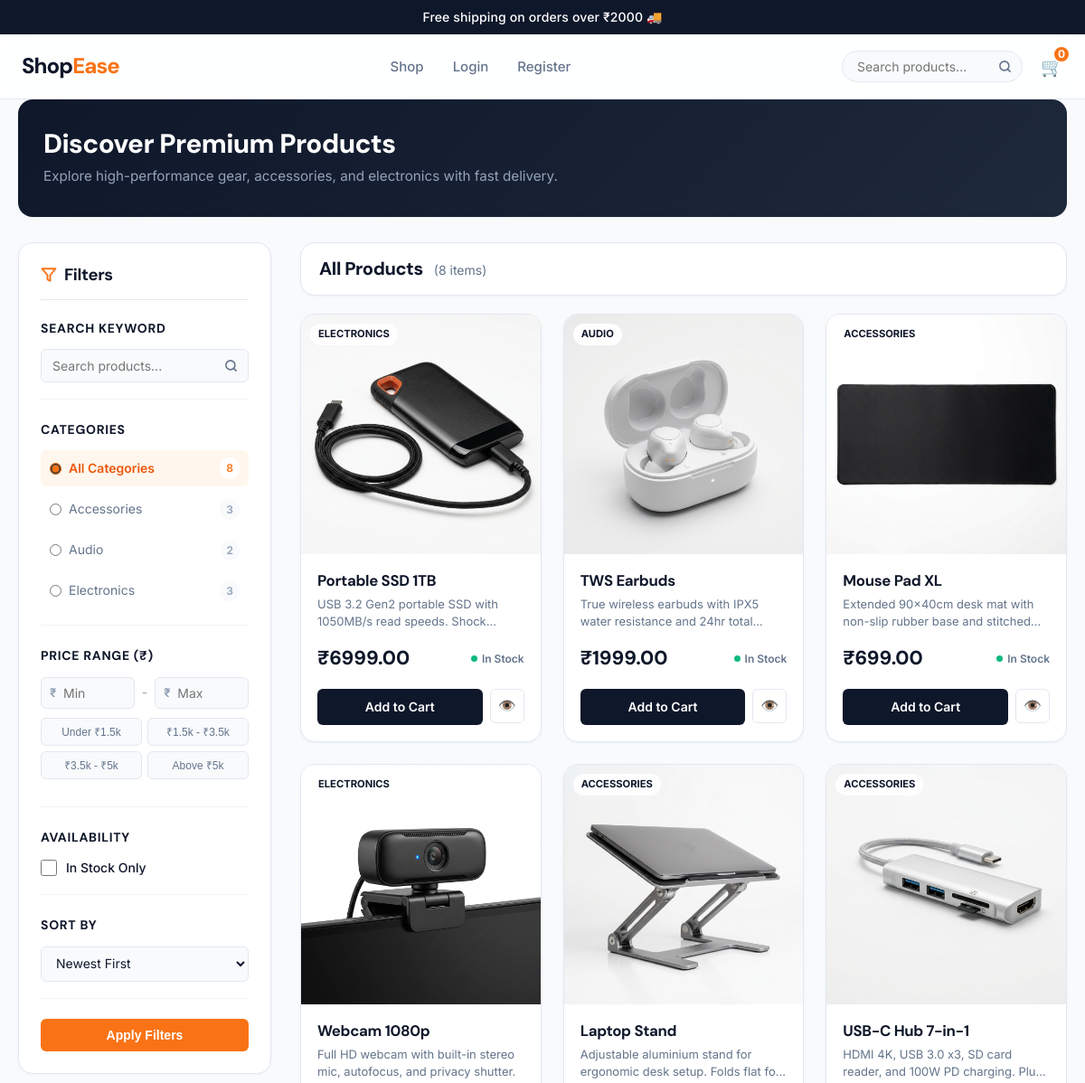
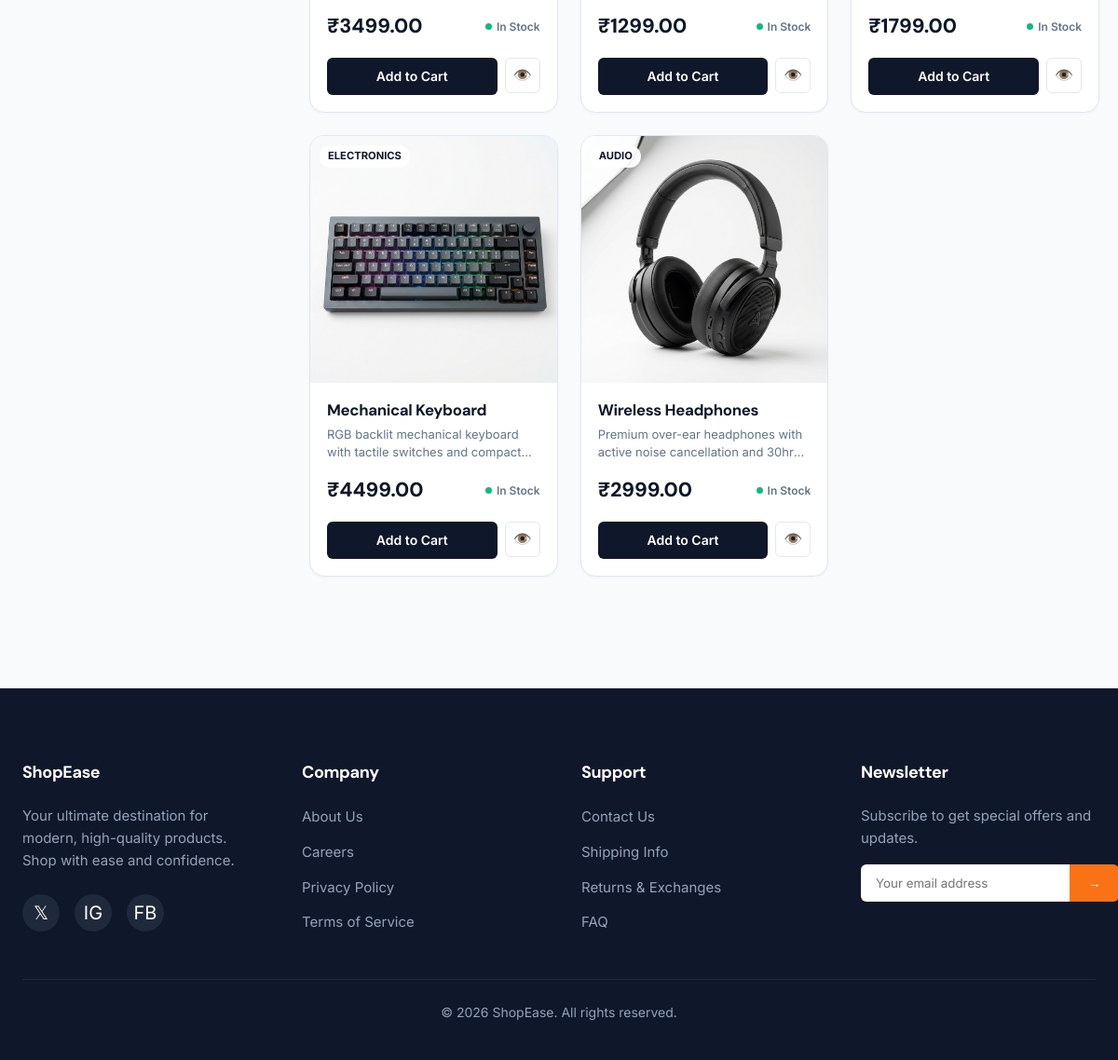
The page / on the database its author committed (2 pictures, top to bottom).
### shop/models.py (models this page shows, shortened)
class Category(models.Model):
    name = models.CharField(max_length=100)
    slug = models.SlugField(unique=True)
    class Meta:
        verbose_name_plural = "Categories"
        ordering = ["name"]

class Product(models.Model):
    category = models.ForeignKey(
        Category,
        on_delete=models.SET_NULL,
        null=True,
        blank=True,
        related_name="products",
    )
    name = models.CharField(max_length=200)
    slug = models.SlugField(unique=True, blank=True)
    description = models.TextField()
    price = models.DecimalField(max_digits=10, decimal_places=2)
    image = models.ImageField(upload_to="products/", blank=True, null=True)
    stock = models.IntegerField(default=0)
    created_at = models.DateTimeField(auto_now_add=True)
    class Meta:
        ordering = ["-created_at"]

### shop/views.py (the view)
# urls.py: path("", views.product_list, name="product_list"),
def product_list(request):
    products = Product.objects.select_related("category").all()
    categories = Category.objects.annotate(product_count=Count("products")).all()
    query = (request.GET.get("q") or request.GET.get("query") or "").strip()
    category_slug = request.GET.get("category", "").strip()
    min_price = request.GET.get("min_price", "").strip()
    max_price = request.GET.get("max_price", "").strip()
    in_stock = request.GET.get("in_stock", "").strip()
    sort = request.GET.get("sort", "newest").strip()
    if query:
        products = products.filter(
            Q(name__icontains=query) |
            Q(description__icontains=query) |
            Q(category__name__icontains=query)
        ).distinct()
    if category_slug:
        products = products.filter(category__slug=category_slug)
    if min_price:
        try:
            products = products.filter(price__gte=float(min_price))
        except ValueError:
            min_price = ""
    if max_price:
        try:
            products = products.filter(price__lte=float(max_price))
        except ValueError:
            max_price = ""
    if in_stock in ["1", "true", "on"]:
        products = products.filter(stock__gt=0)
        is_in_stock = True
    else:
        is_in_stock = False
    if sort == "price_asc":
        products = products.order_by("price")
    elif sort == "price_desc":
        products = products.order_by("-price")
    elif sort == "name_asc":
        products = products.order_by("name")
    elif sort == "name_desc":
        products = products.order_by("-name")
    else:
        products = products.order_by("-created_at")
    total_count = Product.objects.count()
    active_filters_count = 0
    if category_slug:
        active_filters_count += 1
    if min_price or max_price:
        active_filters_count += 1
    if is_in_stock:
        active_filters_count += 1
    if query:
        active_filters_count += 1
    return render(request, "shop/products.html", {
        "products": products,
        "categories": categories,
        "query": query,
        "active_category": category_slug,
        "min_price": min_price,
        "max_price": max_price,
        "in_stock": is_in_stock,
        "sort": sort,
        "total_count": total_count,
        "active_filters_count": active_filters_count,
    })

### shop/templates/shop/products.html (shortened to what this page needs)
{% extends 'shop/base.html' %}
{% block content %}
<div class="shop-wrapper">
    <div class="catalog-hero">
        <div class="catalog-hero-text">
            <h1>Discover Premium Products</h1>
            <p>
                Explore high-performance gear, accessories, and electronics with fast delivery.
            </p>
        </div>
    </div>
    <div class="shop-layout">
        <aside class="filter-sidebar" id="sidebarDrawer">
            <div class="sidebar-header">
                <h3 class="sidebar-title">
                    <svg width="18" height="18"
                         viewBox="0 0 24 24"
                         fill="none"
                         stroke="currentColor"
                         stroke-width="2.5"
                         stroke-linecap="round"
                         stroke-linejoin="round">
                        <polygon points="22 3 2 3 10 12.46 10 19 14 21 14 12.46 22 3">
                        </polygon>
                    </svg>
                    Filters
                </h3>
            </div>
            <form method="get"
                  action="{% url 'product_list' %}"
                  id="mainFilterForm">
                <div class="filter-group">
                    <div class="filter-group-title">
                        Search Keyword
                    </div>
                    <div class="filter-search-box">
                        <input
                            type="text"
                            name="q"
                            value="{{ query }}"
                            placeholder="Search products..."
                            class="filter-search-input"
                            id="sidebarSearchInput"
                        >
                        <button
                            type="submit"
                            class="filter-search-btn"
                            title="Search">
                            <svg width="15"
                                 height="15"
                                 viewBox="0 0 24 24"
                                 fill="none"
                                 stroke="currentColor"
                                 stroke-width="2.5"
                                 stroke-linecap="round"
                                 stroke-linejoin="round">
                                <circle cx="11" cy="11" r="8"></circle>
                                <line x1="21"
                                      y1="21"
                                      x2="16.65"
                                      y2="16.65">
                                </line>
                            </svg>
                        </button>
                    </div>
                </div>
                <div class="filter-group">
                    <div class="filter-group-title">
                        Categories
                    </div>
                    <div class="category-options">
                        <label class="category-option-label
                            {% if not active_category %}active{% endif %}">
                            <span class="category-option-left">
                                <input
                                    type="radio"
                                    name="category"
                                    value=""
                                    class="category-radio"
                                    {% if not active_category %}checked{% endif %}
                                    onchange="submitFilterForm()"
                                >
                                <span>All Categories</span>
                            </span>
                            <span class="category-badge-count">
                                {{ total_count }}
                            </span>
                        </label>
                        {% for cat in categories %}
                        <label class="category-option-label
                            {% if active_category == cat.slug %}active{% endif %}">
                            <span class="category-option-left">
                                <input
                                    type="radio"
                                    name="category"
                                    value="{{ cat.slug }}"
                                    class="category-radio"
                                    onchange="submitFilterForm()"
                                >
                                <span>{{ cat.name }}</span>
                            </span>
                            <span class="category-badge-count">
                                {{ cat.product_count }}
                            </span>
                        </label>
                        {% endfor %}
                    </div>
                </div>
                <div class="filter-group">
                    <div class="filter-group-title">
                        Price Range (₹)
                    </div>
                    <div class="price-row">
                        <div class="price-input-box">
                            <span>₹</span>
                            <input
                                type="number"
                                name="min_price"
                                id="inputMinPrice"
                                value="{{ min_price }}"
                                placeholder="Min"
                                min="0"
                                step="100"
                            >
                        </div>
                        <span class="price-sep">-</span>
                        <div class="price-input-box">
                            <span>₹</span>
                            <input
                                type="number"
                                name="max_price"
                                id="inputMaxPrice"
                                value="{{ max_price }}"
                                placeholder="Max"
                                min="0"
                                step="100"
                            >
                        </div>
                    </div>
                    <div class="price-presets-grid">
                        <button
                            type="button"
                            class="preset-btn
                            {% if max_price == '1500' and not min_price %}active{% endif %}"
                            onclick="applyPricePreset('', '1500')">
                            Under ₹1.5k
                        </button>
                        <button
                            type="button"
                            class="preset-btn
                            {% if min_price == '1500' and max_price == '3500' %}active{% endif %}"
                            onclick="applyPricePreset('1500', '3500')">
                            ₹1.5k - ₹3.5k
                        </button>
                        <button
                            type="button"
                            class="preset-btn
                            {% if min_price == '3500' and max_price == '5000' %}active{% endif %}"
                            onclick="applyPricePreset('3500', '5000')">
                            ₹3.5k - ₹5k
                        </button>
                        <button
                            type="button"
                            class="preset-btn
                            {% if min_price == '5000' and not max_price %}active{% endif %}"
                            onclick="applyPricePreset('5000', '')">
                            Above ₹5k
                        </button>
                    </div>
                </div>
                <div class="filter-group">
                    <div class="filter-group-title">
                        Availability
                    </div>
                    <label class="availability-label">
                        <input
                            type="checkbox"
                            name="in_stock"
                            value="1"
                            class="availability-checkbox"
                            onchange="submitFilterForm()"
                        >
                        <span>In Stock Only</span>
                    </label>
                </div>
                <div class="filter-group">
                    <div class="filter-group-title">
                        Sort By
                    </div>
                    <select
                        name="sort"
                        class="sidebar-select"
                        id="sidebarSortSelect"
                        onchange="submitFilterForm()">
                        <option
                            value="newest"
                            {% if sort == 'newest' %}selected{% endif %}>
                            Newest First
                        </option>
                    </select>
                </div>
                <div class="sidebar-actions">
                    <button
                        type="submit"
                        class="btn-apply-all">
                        Apply Filters
                    </button>
                </div>
            </form>
        </aside>
        <section class="shop-main">
            <div class="main-top-bar">
                <div class="main-top-left">
                    <h2 class="main-heading">
                        {% if query %}
                            Results for "{{ query }}"
                        {% elif active_category %}
                            {{ active_category|title }} Products
                        {% else %}
                            All Products
                        {% endif %}
                    </h2>
                    <span class="main-count">
                        ({{ products|length }}
                        item{{ products|length|pluralize }})
                    </span>
                </div>
            </div>
            {% if products %}
            <div class="product-grid">
                {% for product in products %}
                <div class="product-card">
                    <div class="product-img-wrap">
                        {% if product.category %}
                        <span class="product-badge-cat">
                            {{ product.category.name }}
                        </span>
                        {% endif %}
                        <a href="{% url 'product_detail' product.slug %}">
                            {% if product.image %}
                            <img
                                src="{{ product.image.url }}"
                                alt="{{ product.name }}"
                                class="product-img"
                            >
                            {% endif %}
                        </a>
                    </div>
                    <div class="product-details">
                        <a
                            href="{% url 'product_detail' product.slug %}"
                            style="text-decoration:none;">
                            <h3 class="product-title">
                                {{ product.name }}
                            </h3>
                        </a>
                        <p class="product-description">
                            {{ product.description }}
                        </p>
                        <div class="product-price-bar">
                            <span class="product-price-val">
                                ₹{{ product.price }}
                            </span>
                            <span
                                class="stock-tag
                                {% if product.stock > 0 %}
                                    in-stock
                                {% else %}
                                    out-stock
                                {% endif %}">
                                <span class="dot"></span>
                                {% if product.stock > 0 %}
                                    In Stock
                                {% else %}
                                    Out of Stock
                                {% endif %}
                            </span>
                        </div>
                        <div class="product-buttons">
                            {% if product.stock > 0 %}
                            <a
                                href="{% url 'add_to_cart' product.id %}"
                                class="btn-buy">
                                Add to Cart
                            </a>
                            {% endif %}
                            <a
                                href="{% url 'product_detail' product.slug %}"
                                class="btn-quick-eye"
                                title="View Details">
                                👁️
                            </a>
                        </div>
                    </div>
                </div>
                {% endfor %}
            </div>
            {% endif %}
        </section>
    </div>
</div>
{% endblock %}

### rows shown on the page
Category: slug "☐ Accessories 3", name "Accessories", product_count "3"
Category: slug "☐ Audio 2", name "Audio", product_count "2"
Category: slug "☐ Electronics 3", name "Electronics", product_count "3"
Product: category.name "ELECTRONICS", image (picture), name "Portable SSD 1TB", description "USB 3.2 Gen2 portable SSD with 1050MB/s read speeds.…", price "6999.00", stock "In Stock"
Product: category.name "AUDIO", image (picture), name "TWS Earbuds", description "True wireless earbuds with IPX5 water resistance and 24hr…", price "1999.00", stock "In Stock"
Product: category.name "ACCESSORIES", image (picture), name "Mouse Pad XL", description "Extended 90x40cm desk mat with non-slip rubber base and…", price "699.00", stock "In Stock"
Product: category.name "ELECTRONICS", image (picture), name "Webcam 1080p", description "Full HD webcam with built-in stereo mic, autofocus, and privacy shutter.", price "3499.00", stock "In Stock"
Product: category.name "ACCESSORIES", image (picture), name "Laptop Stand", description "Adjustable aluminium stand for ergonomic desk setup. Folds flat…", price "1299.00", stock "In Stock"
Product: category.name "ACCESSORIES", image (picture), name "USB-C Hub 7-in-1", description "HDMI 4K, USB 3.0 x3, SD card reader, and 100W PD charging.…", price "1799.00", stock "In Stock"
Product: category.name "ELECTRONICS", image (picture), name "Mechanical Keyboard", description "RGB backlit mechanical keyboard with tactile switches and…", price "4499.00", stock "In Stock"
Product: category.name "AUDIO", image (picture), name "Wireless Headphones", description "Premium over-ear headphones with active noise cancellation and…", price "2999.00", stock "In Stock"

### other values the page prints
{{ cart_count|default:"0" }} "0"
{{ total_count }} "8"
{{ products|length }} "8"
